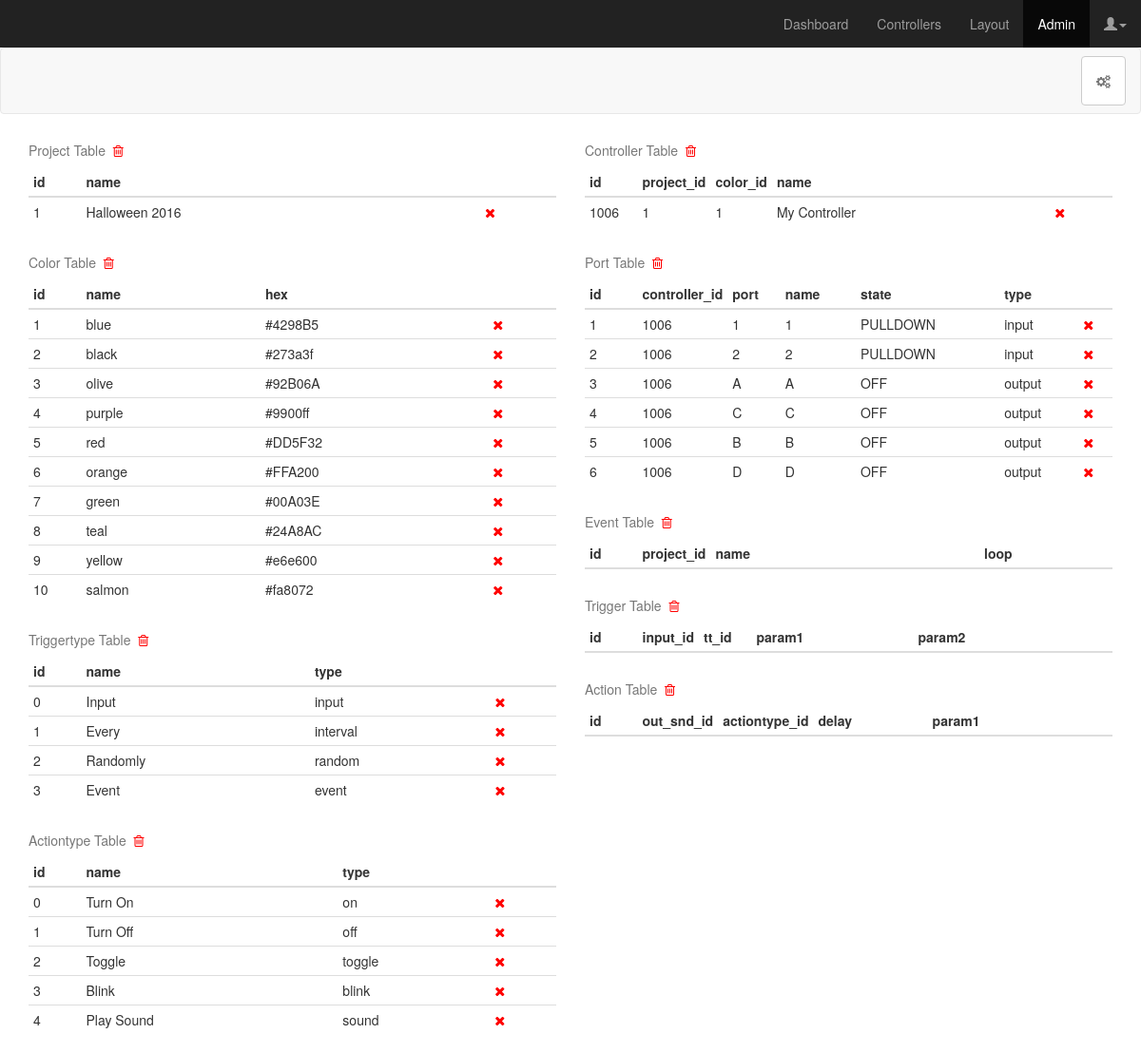
/admin, run on an earlier commit of the app's database.
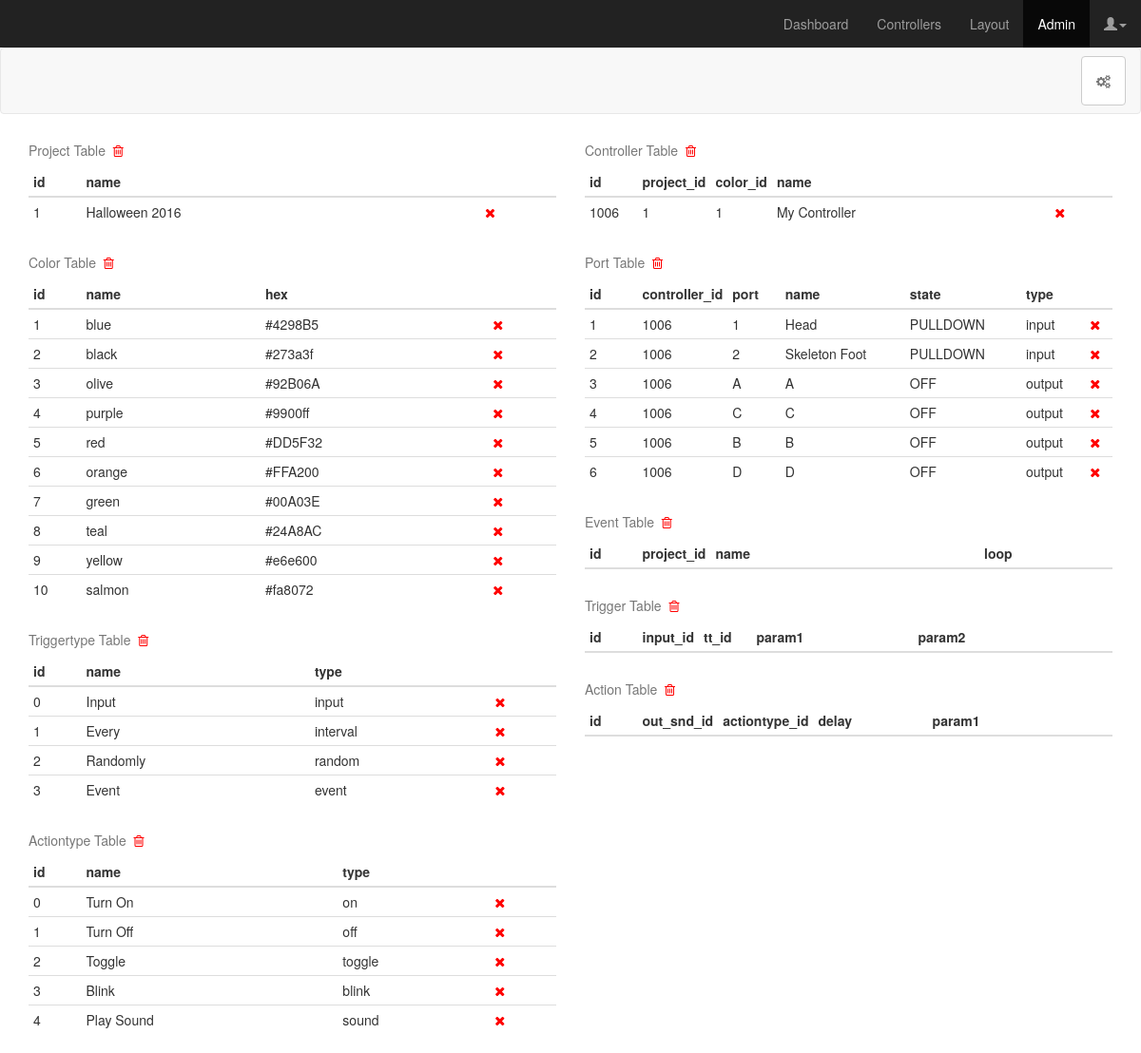
And on a later commit of the database.
### app/models.py (models this page shows, shortened)
class Project(db.Model):
	id = db.Column(db.Integer, primary_key=True)
	name = db.Column(db.String(49), unique=True)
	controller = db.relationship('Controller', backref='controlelr', lazy='dynamic')
	event = db.relationship('Event', backref='event', lazy='dynamic')
	@property
	def serialize(self):
		return{
			'id': self.id,
			'name': self.name
		}

class Color(db.Model):
	id = db.Column(db.Integer, primary_key=True)
	name = db.Column(db.String(8))
	hex = db.Column(db.String(8))
	@property
	def serialize(self):
		return{
			'id': self.id,
			'name': self.name,
			'hex': self.hex
		}

class Triggertype(db.Model):
	id = db.Column(db.Integer, primary_key=True)
	type = db.Column(db.String(10))
	name = db.Column(db.String(25))
	@property
	def serialize(self):
		return {
			'id': self.id,
			'name': self.name,
			'type': self.type
		}

class Actiontype(db.Model):
	id = db.Column(db.Integer, primary_key=True)
	type = db.Column(db.String(10))
	name = db.Column(db.String(25))
	@property
	def serialize(self):
		return{
			'id': self.id,
			'name': self.name,
			'type': self.type
		}

class Controller(db.Model):
	id = db.Column(db.Integer, primary_key=True)
	project_id = db.Column(db.Integer, db.ForeignKey('project.id'))
	color_id = db.Column(db.Integer, db.ForeignKey('color.id'))
	name = db.Column(db.String(25), unique=True)
	ports = db.relationship('Port', backref='controller')
	def get_port(self, port):
		try:
			for p in self.ports:
				if p.port == port:
					return p
			NotFound = namedtuple('NotFound', 'id name state')
			p = NotFound(id='<NOT_FOUND>', name='<NOT_FOUND>', state='<NOT_FOUND>')
			return p
		except:
			return 0
	@property
	def serialize(self):
		return {
			'controller_id': self.id,
			'project_id': self.project_id,
			'controllername': self.name,
			'controllercolor': self.color_id,
			'input1_id': self.get_port('1').id,
			'input1name': self.get_port('1').name,
			'input1state': self.get_port('1').state,
			'input2_id': self.get_port('2').id,
			'input2name': self.get_port('2').name,
			'input2state': self.get_port('2').state,
			'outputA_id': self.get_port('A').id,
			'outputAname': self.get_port('A').name,
			'outputAstate': self.get_port('A').state,
			'outputB_id': self.get_port('B').id,
			'outputBname': self.get_port('B').name,
			'outputBstate': self.get_port('B').state,
			'outputC_id': self.get_port('C').id,
			'outputCname': self.get_port('C').name,
			'outputCstate': self.get_port('C').state,
			'outputD_id': self.get_port('D').id,
			'outputDname': self.get_port('D').name,
			'outputDstate': self.get_port('D').state,
		}

class Port(db.Model):
	id = db.Column(db.Integer, primary_key=True)
	controller_id = db.Column(db.Integer, db.ForeignKey('controller.id'))
	port = db.Column(db.String(2))
	name = db.Column(db.String(25))
	state = db.Column(db.String(10))
	type = db.Column(db.String(8))
	@property
	def serialize(self):
		return {
			'id': self.id,
			'cid': self.controller_id,
			'port': self.port,
			'name': self.name,
			'state': self.state,
			'type': self.type,
			'color_id': self.controller.color_id
		}

### app/views.py (the view)
@app.route('/admin')
def admin():
	return render_template('admin.html', title='Admin', projects=[p.serialize for p in Project.query.all()], ports=[p.serialize for p in Port.query.all()], triggertypes=[tt.serialize for tt in Triggertype.query.all()], actiontypes=[at.serialize for at in Actiontype.query.all()], actions=[a.serialize for a in Action.query.all()], controllers=[c.serialize for c in Controller.query.all()], events=[e.serialize for e in Event.query.all()], colors=[c.serialize for c in Color.query.all()])

### app/templates/admin.html (shortened to what this page needs)
{% extends "base.html" %}
{% block content %}
<link href="static/css/admin.css" rel="stylesheet">
<nav class="navbar navbar-default">
  <div class="container-fluid">
    <div class="collapse navbar-collapse" id="navbar-collapse-1">
      <ul class="nav navbar-nav navbar-right">
        <li>
        	<a class="btn btn-default navbar-btn" href="init_setup" role="button">
        	  <i class="fa fa-cogs"></i>
        	</a>
        </li>
      </ul>
    </div>
  </div>
</nav>
<div class="container">
  <div class="row">
    <div class="col-xs-6">
      <table class="table table-condensed">
        <caption>Project Table&nbsp;&nbsp;<i class="fa fa-trash-o" id="project" style="color:red;"></caption>
        <thead>
          <tr>
            <th class="id">id</th>
            <th>name</th>
            <th>&nbsp;</th>
          </tr>
        </thead>
        <tbody>
          {% for p in projects %}
          <tr>
            <td class="id">{{ p.id }}</td>
            <td>{{ p.name }}</td>
            <td><i class="fa fa-times" id="project-{{ p.id }}" style="color:red;"></td>
          </tr>
          {% endfor %}
        </tbody>
      </table>
      <table class="table table-condensed">
        <caption>Color Table&nbsp;&nbsp;<i class="fa fa-trash-o" id="color" style="color:red;"></caption>
        <thead>
          <tr>
            <th class="id">id</th>
            <th>name</th>
            <th>hex</th>
            <th>&nbsp;</th>
          </tr>
        </thead>
        <tbody>
          {% for c in colors %}
          <tr>
            <td class="id">{{ c.id }}</td>
            <td>{{ c.name }}</td>
            <td>{{ c.hex }}</td>
            <td><i class="fa fa-times" id="color-{{ c.id }}" style="color:red;"></td>
          </tr>
          {% endfor %}
        </tbody>
      </table>
      <table class="table table-condensed">
        <caption>Triggertype Table&nbsp;&nbsp;<i class="fa fa-trash-o" id="triggertype" style="color:red;"></caption>
        <thead>
          <tr>
            <th class="id">id</th>
            <th>name</th>
            <th>type</th>
            <th>&nbsp;</th>
          </tr>
        </thead>
        <tbody>
          {% for tt in triggertypes %}
          <tr>
            <td class="id">{{ tt.id }}</td>
            <td>{{ tt.name }}</td>
            <td>{{ tt.type }}</td>
            <td><i class="fa fa-times" id="triggertype-{{ tt.id }}" style="color:red;"></td>
          </tr>
          {% endfor %}
        </tbody>
      </table>
      <table class="table table-condensed">
        <caption>Actiontype Table&nbsp;&nbsp;<i class="fa fa-trash-o" id="actiontype" style="color:red;"></caption>
        <thead>
          <tr>
            <th class="id">id</th>
            <th>name</th>
            <th>type</th>
            <th>&nbsp;</th>
          </tr>
        </thead>
        <tbody>
          {% for a in actiontypes %}
          <tr>
            <td class="id">{{ a.id }}</td>
            <td>{{ a.name }}</td>
            <td>{{ a.type }}</td>
            <td><i class="fa fa-times" id="actiontype-{{ a.id }}" style="color:red;"></td>
          </tr>
          {% endfor %}
        </tbody>
      </table>
    </div>
    <div class="col-xs-6">
      <table class="table table-condensed">
        <caption>Controller Table&nbsp;&nbsp;<i class="fa fa-trash-o" id="controller" style="color:red;"></caption>
        <thead>
          <tr>
            <th class="id">id</th>
            <th class="id">project_id</th>
            <th class="id">color_id</th>
            <th>name</th>
            <th>&nbsp;</th>
          </tr>
        </thead>
        <tbody>
          {% for c in controllers %}
          <tr>
            <td class="id">{{ c.controller_id }}</td>
            <td class="id">{{ c.project_id }}</td>
            <td class="id">{{ c.controllercolor }}</td>
            <td>{{ c.controllername }}</td>
            <td><i class="fa fa-times" id="controller-{{ c.controller_id }}" style="color:red;"></td>
          </tr>
          {% endfor %}
        </tbody>
      </table>
      <table class="table table-condensed">
        <caption>Port Table&nbsp;&nbsp;<i class="fa fa-trash-o" id="port" style="color:red;"></caption>
        <thead>
          <tr>
            <th class="id">id</th>
            <th class="id">controller_id</th>
            <th class="id">port</th>
            <th>name</th>
            <th>state</th>
            <th>type</th>
            <th>&nbsp;</th>
          </tr>
        </thead>
        <tbody>
          {% for p in ports %}
          <tr>
            <td class="id">{{ p.id }}</td>
            <td class="id">{{ p.cid }}</td>
            <td class="id">{{ p.port }}</td>
            <td>{{ p.name }}</td>
            <td>{{ p.state }}</td>
            <td>{{ p.type }}</td>
            <td><i class="fa fa-times" id="port-{{ p.id }}" style="color:red;"></td>
          </tr>
          {% endfor %}
        </tbody>
      </table>
      <table class="table table-condensed">
        <caption>Event Table&nbsp;&nbsp;<i class="fa fa-trash-o" id="event" style="color:red;"></caption>
        <thead>
          <tr>
            <th class="id">id</th>
            <th class="id">project_id</th>
            <th>name</th>
            <th class="id">loop</th>
            <th>&nbsp;</th>
          </tr>
        </thead>
      </table>
      <table class="table table-condensed">
        <caption>Trigger Table&nbsp;&nbsp;<i class="fa fa-trash-o" id="trigger" style="color:red;"></caption>
        <thead>
          <tr>
            <th class="id">id</th>
            <th class="id">input_id</th>
            <th class="id">tt_id</th>
            <th>param1</th>
            <th>param2</th>
            <th>&nbsp;</th>
          </tr>
        </thead>
      </table>
      <table class="table table-condensed">
        <caption>Action Table&nbsp;&nbsp;<i class="fa fa-trash-o" id="action" style="color:red;"></caption>
        <thead>
          <tr>
            <th class="id">id</th>
            <th class="id">out_snd_id</th>
            <th class="id">actiontype_id</th>
            <th>delay</th>
            <th>param1</th>
            <th>&nbsp;</th>
          </tr>
        </thead>
      </table>
    </div>
  </div>
</div>
{% endblock %}

### app/templates/base.html (shortened to what this page needs)
<!DOCTYPE html>
<html lang="en">
  <head>
    <link href="static/css/bootstrap.min.css" rel="stylesheet">
    <link href="static/font-awesome-4.6.3/css/font-awesome.min.css" rel="stylesheet">
    <link href="static/css/animate.min.css" rel="stylesheet">
  </head>
  <body>
    <nav class="navbar navbar-inverse navbar-fixed-top">
      <div class="container-fluid">
        <div id="navbar" class="navbar-collapse collapse">
          <ul class="nav navbar-nav navbar-right">
            <li id="dashboard"><a href="dashboard">Dashboard</a></li>
            <li id="controllers"><a href="controllers">Controllers</a></li>
            <li id="layout"><a href="#">Layout</a></li>
            <li id="admin"><a href="admin">Admin</a></li>
            <li>
              <a href="#" class="dropdown-toggle" data-toggle="dropdown"><span class="glyphicon glyphicon-user"></span><span class="caret"></span></a>
            </li>
          </ul>
        </div>
      </div>
    </nav>
    {% block content %}{% endblock %}
  </body>
</html>

### app/static/css/admin.css (style rules this page uses)
body { padding-top: 50px; }
.navbar-fixed-top { border: 0; }
.id { width: 10%; }

What changed in the data, as far as the page shows it:
changed Port: name "1" → "Head"
changed Port: name "2" → "Skeleton Foot"
